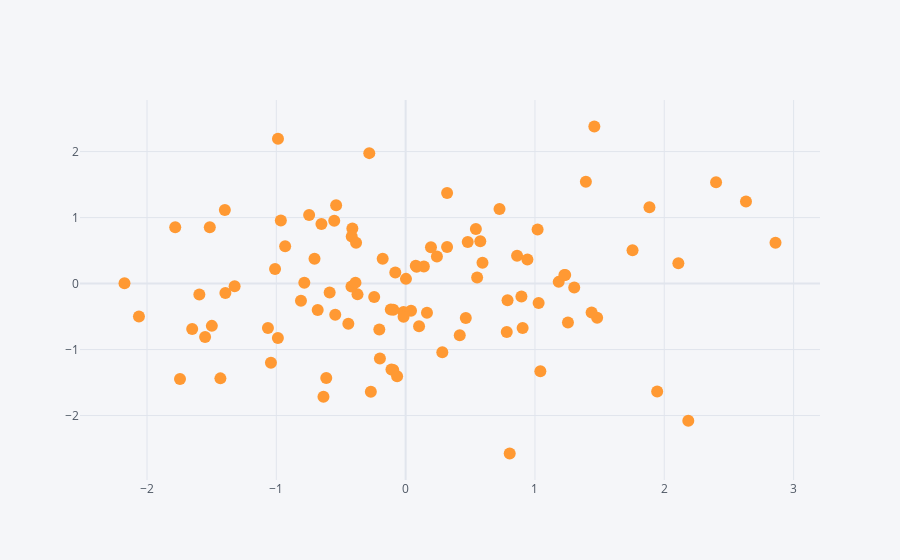

Notebook source saved alongside this figure:
### Code cell
df.iplot(kind="scatter",x="A",y="B",mode="markers")
